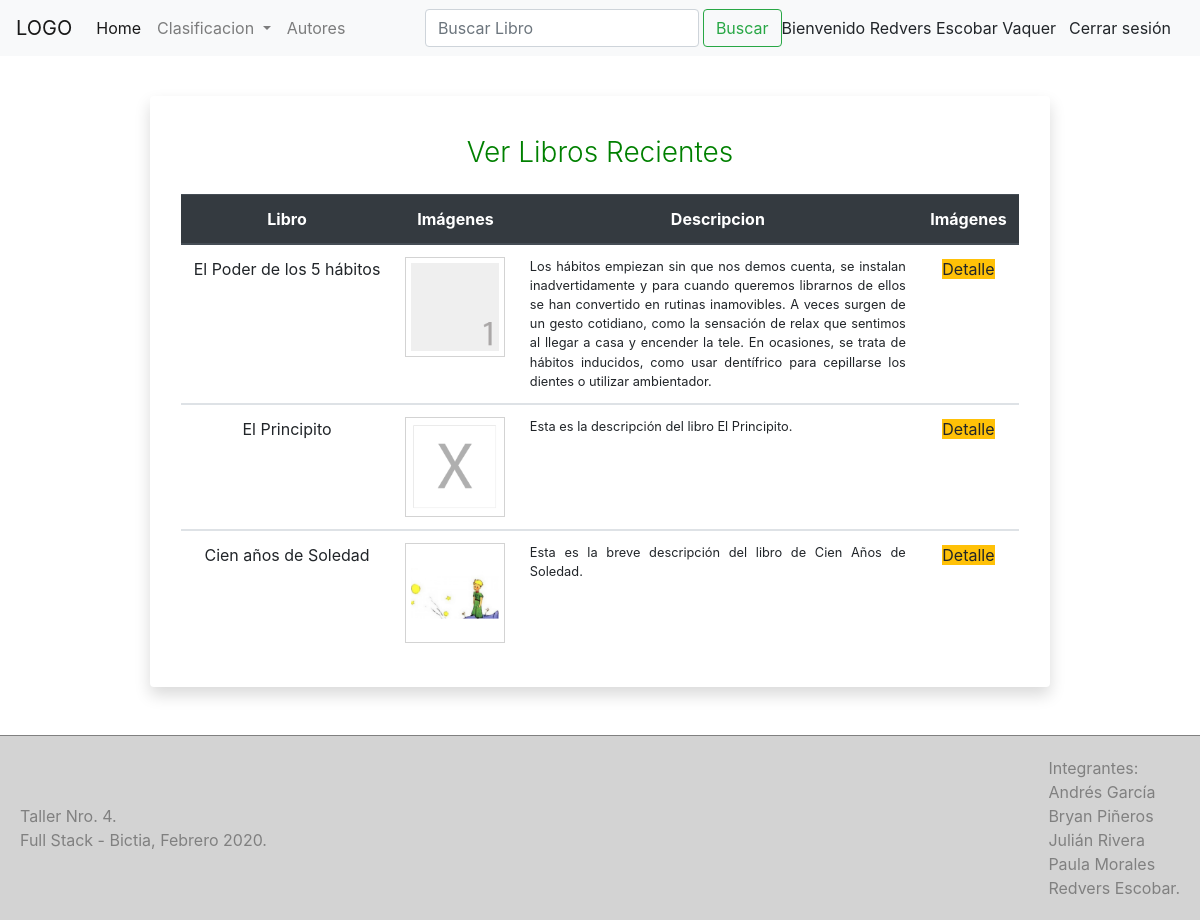
/ (signed in), run on the app's committed database.
### tables this page shows
CREATE TABLE `libros` (
  `idLibro` int(11) NOT NULL,
  `nombreLibro` varchar(100) NOT NULL,
  `descripcion` text NOT NULL,
  `fechaPublicacion` datetime NOT NULL,
  `precio` decimal(10,0) NOT NULL,
  `estado` int(11) NOT NULL,
  `idEditorial` int(11) NOT NULL,
  `idAutor` int(11) NOT NULL,
  `idCategoria` int(11) NOT NULL
);

CREATE TABLE `imagenes` (
  `idImagen` int(11) NOT NULL,
  `nombreImagen` varchar(100) NOT NULL,
  `urlImagen` varchar(100) NOT NULL,
  `estado` tinyint(1) NOT NULL,
  `orden` int(11) NOT NULL,
  `idLibro` int(11) NOT NULL
);

### Conn/Database.php (called while the page is built, shortened)
<?php
class Databse{
  public $host = 'localhost';
  public $user = 'root';
  public $pass = '';
  public $db = 'proyectolibreria';
  function __construct()
  {
    $this->conn = $this->connectToDatabase();
    return $this->conn;
  }
  function connectToDatabase(){
    $conn = mysqli_connect($this->host, $this->user, $this->pass, $this->db);
    return $conn;
  }
}

### moduloImagenes/claseImagen.php (called while the page is built, shortened)
<?php
include_once(PATH . '/Conn/Database.php');
class Imagen
{
    public $conn;
    function __construct()
    {
        $db = new Databse();
        $this->conn =  $db->__construct();
    }
    function obtenerPrimeraImagen($idLibro)
    {
        $sql = "SELECT * FROM imagenes WHERE idLibro=$idLibro AND estado =1 ORDER BY estado DESC, orden ASC LIMIT 1";
        return mysqli_fetch_object(mysqli_query($this->conn, $sql));
    }
}
class Libro
{
    public $conn;
    function __construct()
    {
        $db = new Databse();
        $this->conn =  $db->__construct();
    }
    function obtenerLibrosRecientes()
    {
        $sql = "SELECT * FROM libros ORDER BY idLibro DESC LIMIT 5";
        return mysqli_query($this->conn, $sql);
    }
}

### index.php (the view, shortened to what this page needs)
<?php
    include_once('Conn/Database.php');
?>
<!DOCTYPE html>
<html lang="es">
<head>
    <link rel="stylesheet" href="https://stackpath.bootstrapcdn.com/bootstrap/4.4.1/css/bootstrap.min.css">
    <link rel="stylesheet" href="includes/estilos.css?ver19">
    <link rel="stylesheet" href="includes/fontawesome/css/all.css">
</head>
<body>
    <?php
      include_once('includes/header.php');
    ?>
    <?php
    include('moduloImagenes/claseImagen.php');
    $imagen = new Imagen();
    $libro = new Libro();
    $librosRecientes = $libro->obtenerLibrosRecientes();
    ?>
<div class="container w-75 p-3 shadow p-3 mb-5 bg-white rounded text-dark">
        <div class="form-group pt-4">
            <h3 class="text-center font-weight-light texto_verde">Ver Libros Recientes</h3>
        </div>
      <div class="container">
            <table class="table mt-4 tablaImagenes">
                <thead class="thead-dark text-center">
                    <tr>
                        <th scope="col">Libro</th>
                        <th scope="col">Imágenes</th>
                        <th scope="col">Descripcion</th>
                        <th scope="col">Imágenes</th>
                    </tr>
                </thead>
        <?php
        while ($recorridoLibro = mysqli_fetch_object($librosRecientes)) {
          echo "<tbody>";
          echo "<tr class='text-center'>";
          echo "<td> $recorridoLibro->nombreLibro </td>";
              $idLibro = $recorridoLibro->idLibro;
              $primeraImagenLibro = $imagen->obtenerPrimeraImagen($idLibro);
                if($primeraImagenLibro==null){
                  echo "<td> <img src='$imagen->root/moduloImagenes/imagenesLibros/imagenNoEncontrada.png' class='d-block' alt='Imagen no encontrada' width='100px'/></td>";
                }
                else{
                  echo "<td> <img src='$imagen->root/moduloImagenes/imagenesLibros/$primeraImagenLibro->urlImagen' class='d-block' alt='$primeraImagenLibro->nombreImagen' width='100px'/></td>";
                }
          echo "<td class='text-justify' style='font-size:.8em'; width='400px'> $recorridoLibro->descripcion </td>" ;
          echo "<td> <a href='libros/detalleLibro.php?idLibro=$recorridoLibro->idLibro' class='btn-warning'>Detalle</a></td>" ;
          echo "</tr>";
          echo "</tbody>";
        } ?>
      </table>
</div>
</div>
    <?php
      include_once('includes/footer.php');
    ?>
</body>
</html>

### includes/estilos.css (style rules this page uses)
.texto_verde { color: green ; }
.tablaImagenes img { border: 1px solid lightgray; padding: 5px; }

### data on the page
libros: nombreLibro "El Poder de los 5 hábitos", imagenes.urlImagen (picture), descripcion "Los hábitos empiezan sin que nos demos cuenta, se instalan inadvertidamente y para cuando queremos librarnos de ellos se han convertido en rutinas inamovibles. A veces surgen de un gesto cotidiano, como la sensación de relax que sentimos al llegar a casa y encender la tele. En ocasiones, se trata de hábitos inducidos, como usar dentífrico para cepillarse los dientes o utilizar ambientador."
libros: nombreLibro "El Principito", descripcion "Esta es la descripción del libro El Principito."
libros: nombreLibro "Cien años de Soledad", imagenes.urlImagen (picture), descripcion "Esta es la breve descripción del libro de Cien Años de Soledad."

### other printed values
$Nombre "Redvers"
$Apellido "Escobar Vaquer"
